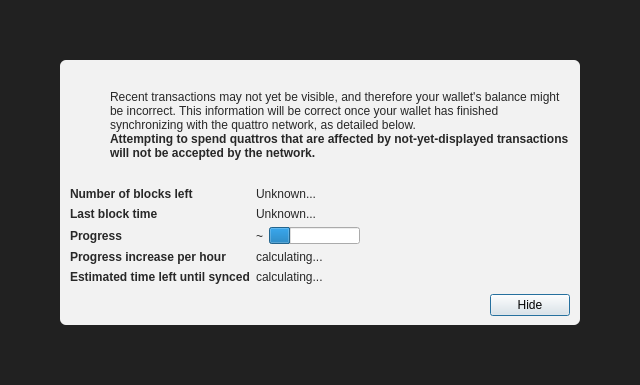
<?xml version="1.0" encoding="UTF-8"?>
<ui version="4.0">
 <class>ModalOverlay</class>
 <widget class="ModalOverlay" name="ModalOverlay">
  <property name="geometry">
   <rect>
    <x>0</x>
    <y>0</y>
    <width>640</width>
    <height>385</height>
   </rect>
  </property>
  <property name="windowTitle">
   <string>Form</string>
  </property>
  <layout class="QVBoxLayout" name="verticalLayout" stretch="0">
   <property name="sizeConstraint">
    <enum>QLayout::SetDefaultConstraint</enum>
   </property>
   <property name="leftMargin">
    <number>0</number>
   </property>
   <property name="topMargin">
    <number>0</number>
   </property>
   <property name="rightMargin">
    <number>0</number>
   </property>
   <property name="bottomMargin">
    <number>0</number>
   </property>
   <item>
    <widget class="QWidget" name="bgWidget" native="true">
     <property name="styleSheet">
      <string notr="true">#bgWidget { background: rgba(0,0,0,220); }</string>
     </property>
     <layout class="QVBoxLayout" name="verticalLayoutMain" stretch="1">
      <property name="leftMargin">
       <number>60</number>
      </property>
      <property name="topMargin">
       <number>60</number>
      </property>
      <property name="rightMargin">
       <number>60</number>
      </property>
      <property name="bottomMargin">
       <number>60</number>
      </property>
      <item>
       <widget class="QWidget" name="contentWidget" native="true">
        <property name="styleSheet">
         <string notr="true">#contentWidget { background: rgba(255,255,255,240); border-radius: 6px; }

QLabel { color: rgb(40,40,40);  }</string>
        </property>
        <layout class="QVBoxLayout" name="verticalLayoutSub" stretch="1,0,0,0">
         <property name="spacing">
          <number>0</number>
         </property>
         <property name="leftMargin">
          <number>10</number>
         </property>
         <property name="topMargin">
          <number>10</number>
         </property>
         <property name="rightMargin">
          <number>10</number>
         </property>
         <property name="bottomMargin">
          <number>10</number>
         </property>
         <item>
          <layout class="QHBoxLayout" name="horizontalLayoutIconText" stretch="0,1">
           <property name="topMargin">
            <number>20</number>
           </property>
           <item>
            <layout class="QVBoxLayout" name="verticalLayoutIcon">
             <property name="leftMargin">
              <number>0</number>
             </property>
             <item>
              <widget class="QPushButton" name="warningIcon">
               <property name="enabled">
                <bool>false</bool>
               </property>
               <property name="text">
                <string/>
               </property>
               <property name="icon">
                <iconset>
                 <normaloff>:/icons/warning</normaloff>
                 <disabledoff>:/icons/warning</disabledoff>:/icons/warning</iconset>
               </property>
               <property name="iconSize">
                <size>
                 <width>48</width>
                 <height>48</height>
                </size>
               </property>
               <property name="flat">
                <bool>true</bool>
               </property>
              </widget>
             </item>
             <item>
              <spacer name="verticalSpacerWarningIcon">
               <property name="orientation">
                <enum>Qt::Vertical</enum>
               </property>
               <property name="sizeHint" stdset="0">
                <size>
                 <width>20</width>
                 <height>40</height>
                </size>
               </property>
              </spacer>
             </item>
            </layout>
           </item>
           <item>
            <layout class="QVBoxLayout" name="verticalLayoutInfoText">
             <property name="leftMargin">
              <number>0</number>
             </property>
             <property name="topMargin">
              <number>0</number>
             </property>
             <item>
              <widget class="QLabel" name="infoText">
               <property name="text">
                <string>Recent transactions may not yet be visible, and therefore your wallet's balance might be incorrect. This information will be correct once your wallet has finished synchronizing with the quattro network, as detailed below.</string>
               </property>
               <property name="textFormat">
                <enum>Qt::RichText</enum>
               </property>
               <property name="wordWrap">
                <bool>true</bool>
               </property>
              </widget>
             </item>
             <item>
              <widget class="QLabel" name="infoTextStrong">
               <property name="font">
                <font>
                 <weight>75</weight>
                 <bold>true</bold>
                </font>
               </property>
               <property name="text">
                <string>Attempting to spend quattros that are affected by not-yet-displayed transactions will not be accepted by the network.</string>
               </property>
               <property name="textFormat">
                <enum>Qt::RichText</enum>
               </property>
               <property name="wordWrap">
                <bool>true</bool>
               </property>
              </widget>
             </item>
             <item>
              <spacer name="verticalSpacerInTextSpace">
               <property name="orientation">
                <enum>Qt::Vertical</enum>
               </property>
               <property name="sizeHint" stdset="0">
                <size>
                 <width>20</width>
                 <height>40</height>
                </size>
               </property>
              </spacer>
             </item>
            </layout>
           </item>
          </layout>
         </item>
         <item>
          <spacer name="verticalSpacerAfterText">
           <property name="orientation">
            <enum>Qt::Vertical</enum>
           </property>
           <property name="sizeHint" stdset="0">
            <size>
             <width>20</width>
             <height>40</height>
            </size>
           </property>
          </spacer>
         </item>
         <item>
          <layout class="QFormLayout" name="formLayout">
           <property name="fieldGrowthPolicy">
            <enum>QFormLayout::FieldsStayAtSizeHint</enum>
           </property>
           <property name="horizontalSpacing">
            <number>6</number>
           </property>
           <property name="verticalSpacing">
            <number>6</number>
           </property>
           <property name="topMargin">
            <number>10</number>
           </property>
           <item row="0" column="0">
            <widget class="QLabel" name="labelNumberOfBlocksLeft">
             <property name="font">
              <font>
               <weight>75</weight>
               <bold>true</bold>
              </font>
             </property>
             <property name="text">
              <string>Number of blocks left</string>
             </property>
            </widget>
           </item>
           <item row="0" column="1">
            <widget class="QLabel" name="numberOfBlocksLeft">
             <property name="text">
              <string>Unknown...</string>
             </property>
            </widget>
           </item>
           <item row="1" column="0">
            <widget class="QLabel" name="labelLastBlockTime">
             <property name="font">
              <font>
               <weight>75</weight>
               <bold>true</bold>
              </font>
             </property>
             <property name="text">
              <string>Last block time</string>
             </property>
            </widget>
           </item>
           <item row="1" column="1">
            <widget class="QLabel" name="newestBlockDate">
             <property name="sizePolicy">
              <sizepolicy hsizetype="Maximum" vsizetype="Preferred">
               <horstretch>0</horstretch>
               <verstretch>0</verstretch>
              </sizepolicy>
             </property>
             <property name="text">
              <string>Unknown...</string>
             </property>
            </widget>
           </item>
           <item row="2" column="0">
            <widget class="QLabel" name="labelSyncDone">
             <property name="font">
              <font>
               <weight>75</weight>
               <bold>true</bold>
              </font>
             </property>
             <property name="text">
              <string>Progress</string>
             </property>
            </widget>
           </item>
           <item row="2" column="1">
            <layout class="QHBoxLayout" name="horizontalLayoutSync" stretch="0,1">
             <item>
              <widget class="QLabel" name="percentageProgress">
               <property name="text">
                <string notr="true">~</string>
               </property>
              </widget>
             </item>
             <item>
              <widget class="QProgressBar" name="progressBar">
               <property name="value">
                <number>24</number>
               </property>
               <property name="format">
                <string/>
               </property>
              </widget>
             </item>
            </layout>
           </item>
           <item row="4" column="0">
            <widget class="QLabel" name="labelProgressIncrease">
             <property name="font">
              <font>
               <weight>75</weight>
               <bold>true</bold>
              </font>
             </property>
             <property name="text">
              <string>Progress increase per hour</string>
             </property>
            </widget>
           </item>
           <item row="4" column="1">
            <widget class="QLabel" name="progressIncreasePerH">
             <property name="text">
              <string>calculating...</string>
             </property>
            </widget>
           </item>
           <item row="5" column="0">
            <widget class="QLabel" name="labelEstimatedTimeLeft">
             <property name="font">
              <font>
               <weight>75</weight>
               <bold>true</bold>
              </font>
             </property>
             <property name="text">
              <string>Estimated time left until synced</string>
             </property>
            </widget>
           </item>
           <item row="5" column="1">
            <widget class="QLabel" name="expectedTimeLeft">
             <property name="text">
              <string>calculating...</string>
             </property>
            </widget>
           </item>
          </layout>
         </item>
         <item>
          <layout class="QHBoxLayout" name="horizontalLayoutButtons">
           <property name="leftMargin">
            <number>10</number>
           </property>
           <property name="topMargin">
            <number>10</number>
           </property>
           <item>
            <spacer name="horizontalSpacer">
             <property name="orientation">
              <enum>Qt::Horizontal</enum>
             </property>
             <property name="sizeHint" stdset="0">
              <size>
               <width>40</width>
               <height>20</height>
              </size>
             </property>
            </spacer>
           </item>
           <item>
            <widget class="QPushButton" name="closeButton">
             <property name="text">
              <string>Hide</string>
             </property>
             <property name="focusPolicy">
              <enum>Qt::StrongFocus</enum>
             </property>
             <property name="default">
              <bool>true</bool>
             </property>
            </widget>
           </item>
          </layout>
         </item>
        </layout>
       </widget>
      </item>
     </layout>
    </widget>
   </item>
  </layout>
 </widget>
 <customwidgets>
  <customwidget>
   <class>ModalOverlay</class>
   <extends>QWidget</extends>
   <header>qt/modaloverlay.h</header>
   <container>1</container>
  </customwidget>
 </customwidgets>
 <resources/>
 <connections/>
</ui>
